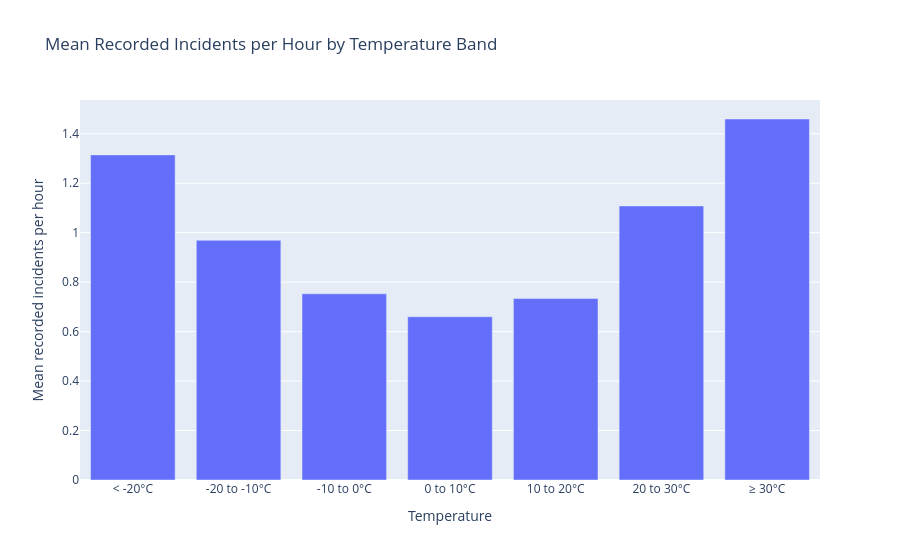

This figure's notebook cell:
### Code cell
# Plot incident frequency by temperature band.
fig = px.bar(
    temperature_rates,
    x="temperature_band",
    y="mean_incidents_per_hour",
    title="Mean Recorded Incidents per Hour by Temperature Band",
    labels={
        "temperature_band": "Temperature",
        "mean_incidents_per_hour": "Mean recorded incidents per hour",
    },
)

fig.show()

### Figure 1 — Plotly figure (JSON) as saved in the notebook; plotly's stock layout.template omitted (floating-point values rounded to 4 significant figures)
{"data": [{"hovertemplate": "Temperature=%{x}<br>Mean recorded incidents per hour=%{y}<extra></extra>", "legendgroup": "", "marker": {"color": "#636efa", "pattern": {"shape": ""}}, "name": "", "orientation": "v", "showlegend": false, "textposition": "auto", "type": "bar", "x": ["< -20°C", "-20 to -10°C", "-10 to 0°C", "0 to 10°C", "10 to 20°C", "20 to 30°C", "≥ 30°C"], "xaxis": "x", "y": [1.315, 0.9691, 0.7528, 0.66, 0.7335, 1.108, 1.46], "yaxis": "y"}], "layout": {"barmode": "relative", "legend": {"tracegroupgap": 0}, "title": {"text": "Mean Recorded Incidents per Hour by Temperature Band"}, "xaxis": {"anchor": "y", "domain": [0, 1], "title": {"text": "Temperature"}}, "yaxis": {"anchor": "x", "domain": [0, 1], "title": {"text": "Mean recorded incidents per hour"}}}}
